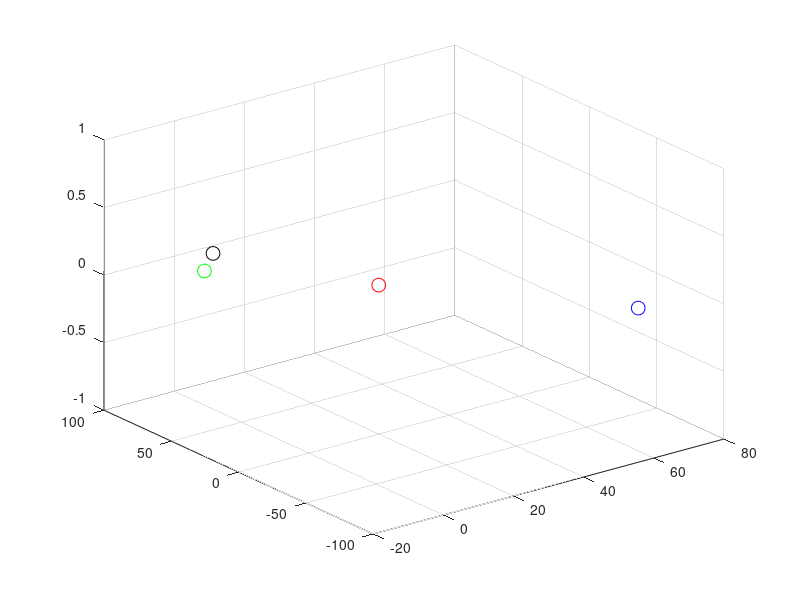

This chart was generated by the following MATLAB code: (Note: this script raises an error after producing the figure.)
% the algorithms place the node randomly and the drone at the center of the map
% from the real distance, we create a perfect ESP with polynom
% we add a noise (+-noise_level) to this and consider we received that
% the drone moves in three secion of map and takes three measures
% then trilocate the point

clear all; close all;

% define node coordinates xyz (z altitude)
node_position = [rand*200-100, rand*200-100, 0];
drone_position = [0, 0, 10];
measure_position1 = [rand*100, rand*100, 0];    % x > 0, y > 0
measure_position2 = [-rand*100, rand*100, 0];    % x < 0, y > 0
measure_position3 = [rand*200-100, rand*100-100, 0];    % y < 0
distance = 9999;

% define polynom of ESP as function of distance
p = [0.0009959, -0.381, -85.57];    % note that min at distance of 216: https://www.wolframalpha.com/input/?i=0.000916x%5E2-0.3961x-84.94

% init
time = 0; 
state = 0;
ESP = zeros(3, 1); 

% parameters
noise_level = 0; % +- 2dB
time_limit = 1000;
pause_time = 0; % seconds

% localization
while time < time_limit
    
%     % plot positions
%     plot3(node_position(1), node_position(2), node_position(3), 'ro', 'MarkerSize', 10); grid on; hold on;
%     plot3(drone_position(1), drone_position(2), drone_position(3), 'bo', 'MarkerSize', 10);
%     axis square; view(0, 90);
    
    switch state
        case 0 % starting point
            state = 1;
            
        case 1
            % move drone to position1
            drone_position = measure_position1;
            state = 2;

        case 2
            % make a measure
            distance = norm(drone_position - node_position);
            perfect_ESP = p(1)*distance^2 + p(2)*distance + p(3);
            ESP(1) = perfect_ESP + rand()*2*noise_level - noise_level;
            state = 3;

        case 3
            % move the drone in second position
            drone_position = measure_position2;
            state = 4;
            
        case 4
            % make a measure
            distance = norm(drone_position - node_position);
            perfect_ESP = p(1)*distance^2 + p(2)*distance + p(3);
            ESP(2) = perfect_ESP + rand()*2*noise_level - noise_level;
            state = 5;

        case 5
            % move the drone in third position
            drone_position = measure_position3;
            state = 6;
            
        case 6
            % make a measure
            distance = norm(drone_position - node_position);
            perfect_ESP = p(1)*distance^2 + p(2)*distance + p(3);
            ESP(3) = perfect_ESP + rand()*2*noise_level - noise_level;
            state = 7;
            
        case 7
            % compute position ((TODO))
            estimated_position = drone_position;
            break;
            
    end
    
    % time update
    time = time + 1;
    
    % slows down simulation
    pause(pause_time);
end


% plot positions and circles
plot3(node_position(1), node_position(2), node_position(3), 'ko', 'MarkerSize', 10); grid on; hold on;
plot3(measure_position1(1), measure_position1(2), measure_position1(3), 'ro', 'MarkerSize', 10);
plot3(measure_position2(1), measure_position2(2), measure_position2(3), 'go', 'MarkerSize', 10);
plot3(measure_position3(1), measure_position3(2), measure_position3(3), 'bo', 'MarkerSize', 10);
plot_circle(measure_position1(1), measure_position1(2), distance_from_ESP(ESP(1)), 'r');
plot_circle(measure_position2(1), measure_position2(2), distance_from_ESP(ESP(2)), 'g');
plot_circle(measure_position3(1), measure_position3(2), distance_from_ESP(ESP(3)), 'b');
xlabel('x position [m]')
ylabel('y position [m]')
zlabel('z position [m]')
title('Node localization algorithm');
legend('Node position', '1st measure', '2nd measure', '3rd measure');
axis square; view(0, 90);

% print
fprintf('\nEstimated position of node: x=%.2f, y=%.2f\n', estimated_position(1), estimated_position(2));
fprintf('Real position of node: x=%.2f, y=%.2f\n', node_position(1), node_position(2));
fprintf('Error: dx=%.2f, dy=%.2f, norm=%.2f\n', abs(estimated_position(1) - node_position(1)), abs(estimated_position(2) - node_position(2)), norm([abs(drone_position(1) - node_position(1)), abs(drone_position(2) - node_position(2))])); 


function plot_circle(x, y, r, color)
    th = 0:pi/50:2*pi;
    xunit = r * cos(th) + x;
    yunit = r * sin(th) + y;
    plot(xunit, yunit, color);
end
 